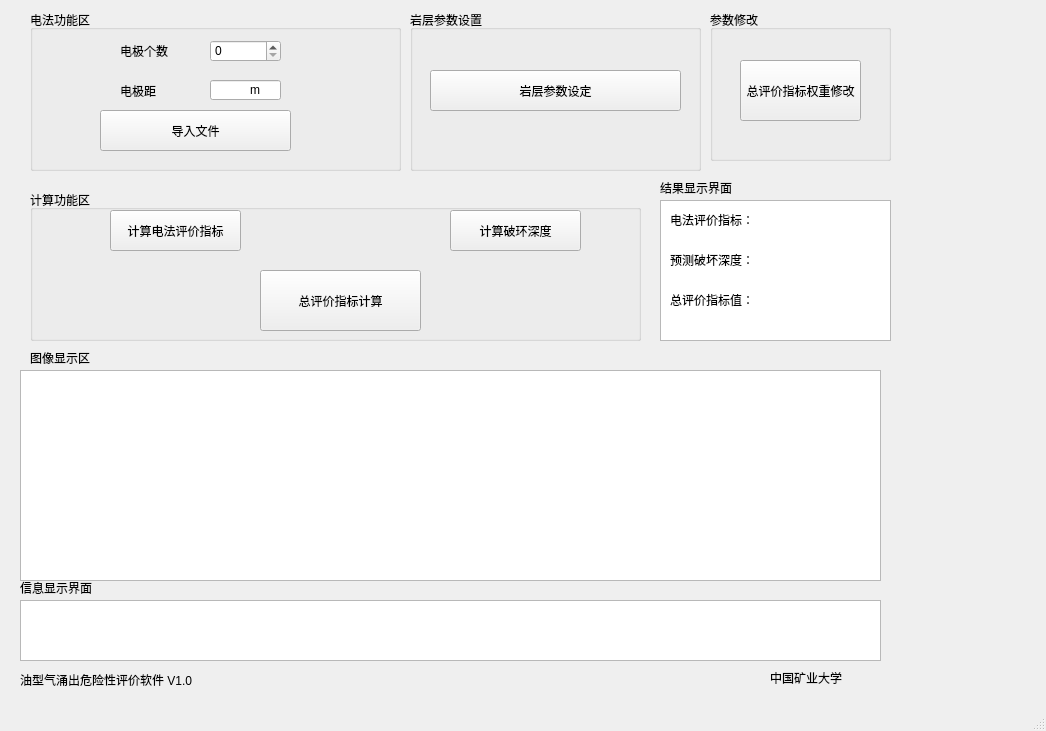
<?xml version="1.0" encoding="UTF-8"?>
<ui version="4.0">
 <class>MainWindow</class>
 <widget class="QMainWindow" name="MainWindow">
  <property name="geometry">
   <rect>
    <x>0</x>
    <y>0</y>
    <width>1046</width>
    <height>731</height>
   </rect>
  </property>
  <property name="windowTitle">
   <string>MainWindow</string>
  </property>
  <widget class="QWidget" name="centralwidget">
   <widget class="QGraphicsView" name="Graph_show">
    <property name="geometry">
     <rect>
      <x>20</x>
      <y>370</y>
      <width>861</width>
      <height>211</height>
     </rect>
    </property>
   </widget>
   <widget class="QGroupBox" name="Electric_group">
    <property name="geometry">
     <rect>
      <x>30</x>
      <y>10</y>
      <width>371</width>
      <height>161</height>
     </rect>
    </property>
    <property name="styleSheet">
     <string notr="true"># pol_distance_label {
	background-color: rgb(0, 0, 0);
}</string>
    </property>
    <property name="title">
     <string>电法功能区</string>
    </property>
    <widget class="QLabel" name="pole_number_label">
     <property name="geometry">
      <rect>
       <x>90</x>
       <y>30</y>
       <width>81</width>
       <height>21</height>
      </rect>
     </property>
     <property name="text">
      <string>电极个数</string>
     </property>
    </widget>
    <widget class="QLabel" name="pol_distance_label">
     <property name="geometry">
      <rect>
       <x>90</x>
       <y>70</y>
       <width>61</width>
       <height>21</height>
      </rect>
     </property>
     <property name="text">
      <string>电极距</string>
     </property>
    </widget>
    <widget class="QLineEdit" name="lineEdit">
     <property name="geometry">
      <rect>
       <x>180</x>
       <y>70</y>
       <width>71</width>
       <height>20</height>
      </rect>
     </property>
    </widget>
    <widget class="QLabel" name="unit_label">
     <property name="geometry">
      <rect>
       <x>220</x>
       <y>70</y>
       <width>54</width>
       <height>20</height>
      </rect>
     </property>
     <property name="text">
      <string>m</string>
     </property>
    </widget>
    <widget class="QPushButton" name="File_pushButton">
     <property name="geometry">
      <rect>
       <x>70</x>
       <y>100</y>
       <width>191</width>
       <height>41</height>
      </rect>
     </property>
     <property name="text">
      <string>导入文件</string>
     </property>
    </widget>
    <widget class="QSpinBox" name="spinBox">
     <property name="geometry">
      <rect>
       <x>180</x>
       <y>30</y>
       <width>71</width>
       <height>22</height>
      </rect>
     </property>
    </widget>
   </widget>
   <widget class="QGroupBox" name="Rock_group">
    <property name="geometry">
     <rect>
      <x>410</x>
      <y>10</y>
      <width>291</width>
      <height>161</height>
     </rect>
    </property>
    <property name="title">
     <string>岩层参数设置</string>
    </property>
    <widget class="QPushButton" name="Rock_set_pushButton">
     <property name="geometry">
      <rect>
       <x>20</x>
       <y>60</y>
       <width>251</width>
       <height>41</height>
      </rect>
     </property>
     <property name="text">
      <string>岩层参数设定</string>
     </property>
    </widget>
   </widget>
   <widget class="QLabel" name="label_graph">
    <property name="geometry">
     <rect>
      <x>30</x>
      <y>350</y>
      <width>81</width>
      <height>16</height>
     </rect>
    </property>
    <property name="text">
     <string>图像显示区</string>
    </property>
   </widget>
   <widget class="QTextBrowser" name="textBrowser_info">
    <property name="geometry">
     <rect>
      <x>20</x>
      <y>600</y>
      <width>861</width>
      <height>61</height>
     </rect>
    </property>
   </widget>
   <widget class="QLabel" name="label_info">
    <property name="geometry">
     <rect>
      <x>20</x>
      <y>580</y>
      <width>81</width>
      <height>16</height>
     </rect>
    </property>
    <property name="text">
     <string>信息显示界面</string>
    </property>
   </widget>
   <widget class="QGroupBox" name="Weight_group">
    <property name="geometry">
     <rect>
      <x>30</x>
      <y>190</y>
      <width>611</width>
      <height>151</height>
     </rect>
    </property>
    <property name="title">
     <string>计算功能区</string>
    </property>
    <widget class="QPushButton" name="Sun_cal_pushButton">
     <property name="geometry">
      <rect>
       <x>230</x>
       <y>80</y>
       <width>161</width>
       <height>61</height>
      </rect>
     </property>
     <property name="text">
      <string>总评价指标计算</string>
     </property>
    </widget>
    <widget class="QPushButton" name="Electric_cal_pushButton">
     <property name="geometry">
      <rect>
       <x>80</x>
       <y>20</y>
       <width>131</width>
       <height>41</height>
      </rect>
     </property>
     <property name="text">
      <string>计算电法评价指标</string>
     </property>
    </widget>
    <widget class="QPushButton" name="destroy_depth_cal__pushButton">
     <property name="geometry">
      <rect>
       <x>420</x>
       <y>20</y>
       <width>131</width>
       <height>41</height>
      </rect>
     </property>
     <property name="text">
      <string>计算破环深度</string>
     </property>
    </widget>
   </widget>
   <widget class="QGroupBox" name="groupBox">
    <property name="geometry">
     <rect>
      <x>710</x>
      <y>10</y>
      <width>181</width>
      <height>151</height>
     </rect>
    </property>
    <property name="title">
     <string>参数修改</string>
    </property>
    <widget class="QPushButton" name="pushButton_weight">
     <property name="geometry">
      <rect>
       <x>30</x>
       <y>50</y>
       <width>121</width>
       <height>61</height>
      </rect>
     </property>
     <property name="text">
      <string>总评价指标权重修改</string>
     </property>
    </widget>
   </widget>
   <widget class="QLabel" name="label_info_2">
    <property name="geometry">
     <rect>
      <x>660</x>
      <y>180</y>
      <width>81</width>
      <height>16</height>
     </rect>
    </property>
    <property name="text">
     <string>结果显示界面</string>
    </property>
   </widget>
   <widget class="QTextBrowser" name="textBrowser_result">
    <property name="geometry">
     <rect>
      <x>660</x>
      <y>200</y>
      <width>231</width>
      <height>141</height>
     </rect>
    </property>
   </widget>
   <widget class="QLabel" name="label_info1">
    <property name="geometry">
     <rect>
      <x>670</x>
      <y>210</y>
      <width>111</width>
      <height>20</height>
     </rect>
    </property>
    <property name="text">
     <string>电法评价指标：</string>
    </property>
   </widget>
   <widget class="QLabel" name="label_info2">
    <property name="geometry">
     <rect>
      <x>670</x>
      <y>250</y>
      <width>111</width>
      <height>20</height>
     </rect>
    </property>
    <property name="text">
     <string>预测破坏深度：</string>
    </property>
   </widget>
   <widget class="QLabel" name="label_info3">
    <property name="geometry">
     <rect>
      <x>670</x>
      <y>290</y>
      <width>111</width>
      <height>20</height>
     </rect>
    </property>
    <property name="text">
     <string>总评价指标值：</string>
    </property>
   </widget>
   <widget class="QLabel" name="label_value1">
    <property name="geometry">
     <rect>
      <x>780</x>
      <y>210</y>
      <width>81</width>
      <height>20</height>
     </rect>
    </property>
    <property name="text">
     <string/>
    </property>
   </widget>
   <widget class="QLabel" name="label_value2">
    <property name="geometry">
     <rect>
      <x>780</x>
      <y>250</y>
      <width>91</width>
      <height>20</height>
     </rect>
    </property>
    <property name="text">
     <string/>
    </property>
   </widget>
   <widget class="QLabel" name="label_value3">
    <property name="geometry">
     <rect>
      <x>780</x>
      <y>290</y>
      <width>101</width>
      <height>20</height>
     </rect>
    </property>
    <property name="text">
     <string/>
    </property>
   </widget>
   <widget class="QLabel" name="label_name">
    <property name="geometry">
     <rect>
      <x>770</x>
      <y>668</y>
      <width>141</width>
      <height>20</height>
     </rect>
    </property>
    <property name="styleSheet">
     <string notr="true">font: 14pt &quot;华文行楷&quot;;</string>
    </property>
    <property name="text">
     <string>中国矿业大学</string>
    </property>
   </widget>
   <widget class="QLabel" name="label_title">
    <property name="geometry">
     <rect>
      <x>20</x>
      <y>669</y>
      <width>251</width>
      <height>21</height>
     </rect>
    </property>
    <property name="text">
     <string>油型气涌出危险性评价软件 V1.0</string>
    </property>
   </widget>
  </widget>
  <widget class="QMenuBar" name="menubar">
   <property name="geometry">
    <rect>
     <x>0</x>
     <y>0</y>
     <width>1046</width>
     <height>22</height>
    </rect>
   </property>
  </widget>
  <widget class="QStatusBar" name="statusbar"/>
 </widget>
 <resources/>
 <connections/>
</ui>
